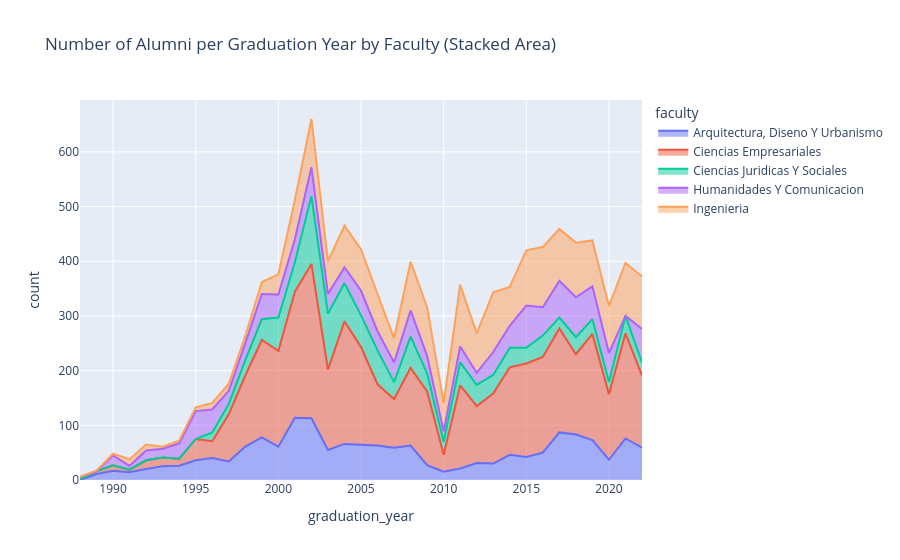

Write notebook code for a chart like this one.
### Code cell
import plotly.express as px

faculty_year_long = faculty_year_df.reset_index().melt(id_vars='graduation_year', var_name='faculty', value_name='count')
fig = px.area(
    faculty_year_long,
    x='graduation_year',
    y='count',
    color='faculty',
    title='Number of Alumni per Graduation Year by Faculty (Stacked Area)'
)
fig.show()

### Figure 1 — Plotly figure (JSON) as saved in the notebook; plotly's stock layout.template omitted (floating-point values rounded to 4 significant figures)
{"data": [{"fillpattern": {"shape": ""}, "hovertemplate": "faculty=Arquitectura, Diseno Y Urbanismo<br>graduation_year=%{x}<br>count=%{y}<extra></extra>", "legendgroup": "Arquitectura, Diseno Y Urbanismo", "line": {"color": "#636efa"}, "marker": {"symbol": "circle"}, "mode": "lines", "name": "Arquitectura, Diseno Y Urbanismo", "orientation": "v", "showlegend": true, "stackgroup": "1", "type": "scatter", "x": [1988, 1989, 1990, 1991, 1992, 1993, 1994, 1995, 1996, 1997, 1998, 1999, 2000, 2001, 2002, 2003, 2004, 2005, 2006, 2007, 2008, 2009, 2010, 2011, 2012, 2013, 2014, 2015, 2016, 2017, 2018, 2019, 2020, 2021, 2022], "xaxis": "x", "y": [0, 11, 17, 14, 20, 25, 26, 36, 40, 34, 61, 78, 61, 114, 113, 55, 66, 64, 63, 59, 63, 27, 15, 21, 31, 30, 46, 42, 50, 87, 83, 73, 37, 76, 59], "yaxis": "y"}, {"fillpattern": {"shape": ""}, "hovertemplate": "faculty=Ciencias Empresariales<br>graduation_year=%{x}<br>count=%{y}<extra></extra>", "legendgroup": "Ciencias Empresariales", "line": {"color": "#EF553B"}, "marker": {"symbol": "circle"}, "mode": "lines", "name": "Ciencias Empresariales", "orientation": "v", "showlegend": true, "stackgroup": "1", "type": "scatter", "x": [1988, 1989, 1990, 1991, 1992, 1993, 1994, 1995, 1996, 1997, 1998, 1999, 2000, 2001, 2002, 2003, 2004, 2005, 2006, 2007, 2008, 2009, 2010, 2011, 2012, 2013, 2014, 2015, 2016, 2017, 2018, 2019, 2020, 2021, 2022], "xaxis": "x", "y": [2, 5, 10, 5, 16, 16, 13, 39, 31, 86, 130, 178, 175, 230, 282, 147, 224, 179, 112, 89, 142, 135, 31, 152, 104, 128, 160, 171, 175, 190, 147, 194, 120, 192, 132], "yaxis": "y"}, {"fillpattern": {"shape": ""}, "hovertemplate": "faculty=Ciencias Juridicas Y Sociales<br>graduation_year=%{x}<br>count=%{y}<extra></extra>", "legendgroup": "Ciencias Juridicas Y Sociales", "line": {"color": "#00cc96"}, "marker": {"symbol": "circle"}, "mode": "lines", "name": "Ciencias Juridicas Y Sociales", "orientation": "v", "showlegend": true, "stackgroup": "1", "type": "scatter", "x": [1988, 1989, 1990, 1991, 1992, 1993, 1994, 1995, 1996, 1997, 1998, 1999, 2000, 2001, 2002, 2003, 2004, 2005, 2006, 2007, 2008, 2009, 2010, 2011, 2012, 2013, 2014, 2015, 2016, 2017, 2018, 2019, 2020, 2021, 2022], "xaxis": "x", "y": [0, 0, 0, 0, 0, 0, 0, 0, 16, 19, 28, 38, 61, 54, 124, 102, 70, 58, 62, 31, 57, 33, 24, 42, 39, 34, 36, 29, 39, 20, 31, 27, 22, 32, 24], "yaxis": "y"}, {"fillpattern": {"shape": ""}, "hovertemplate": "faculty=Humanidades Y Comunicacion<br>graduation_year=%{x}<br>count=%{y}<extra></extra>", "legendgroup": "Humanidades Y Comunicacion", "line": {"color": "#ab63fa"}, "marker": {"symbol": "circle"}, "mode": "lines", "name": "Humanidades Y Comunicacion", "orientation": "v", "showlegend": true, "stackgroup": "1", "type": "scatter", "x": [1988, 1989, 1990, 1991, 1992, 1993, 1994, 1995, 1996, 1997, 1998, 1999, 2000, 2001, 2002, 2003, 2004, 2005, 2006, 2007, 2008, 2009, 2010, 2011, 2012, 2013, 2014, 2015, 2016, 2017, 2018, 2019, 2020, 2021, 2022], "xaxis": "x", "y": [4, 0, 18, 7, 18, 16, 28, 51, 42, 24, 31, 46, 42, 42, 53, 36, 29, 45, 35, 36, 48, 32, 19, 29, 22, 42, 40, 77, 52, 67, 73, 60, 53, 0, 61], "yaxis": "y"}, {"fillpattern": {"shape": ""}, "hovertemplate": "faculty=Ingenieria<br>graduation_year=%{x}<br>count=%{y}<extra></extra>", "legendgroup": "Ingenieria", "line": {"color": "#FFA15A"}, "marker": {"symbol": "circle"}, "mode": "lines", "name": "Ingenieria", "orientation": "v", "showlegend": true, "stackgroup": "1", "type": "scatter", "x": [1988, 1989, 1990, 1991, 1992, 1993, 1994, 1995, 1996, 1997, 1998, 1999, 2000, 2001, 2002, 2003, 2004, 2005, 2006, 2007, 2008, 2009, 2010, 2011, 2012, 2013, 2014, 2015, 2016, 2017, 2018, 2019, 2020, 2021, 2022], "xaxis": "x", "y": [0, 1, 3, 12, 11, 4, 5, 7, 12, 13, 13, 22, 37, 72, 88, 60, 76, 76, 68, 44, 89, 89, 52, 113, 72, 109, 71, 101, 110, 95, 100, 84, 86, 97, 96], "yaxis": "y"}], "layout": {"legend": {"title": {"text": "faculty"}, "tracegroupgap": 0}, "title": {"text": "Number of Alumni per Graduation Year by Faculty (Stacked Area)"}, "xaxis": {"anchor": "y", "domain": [0, 1], "title": {"text": "graduation_year"}}, "yaxis": {"anchor": "x", "domain": [0, 1], "title": {"text": "count"}}}}
